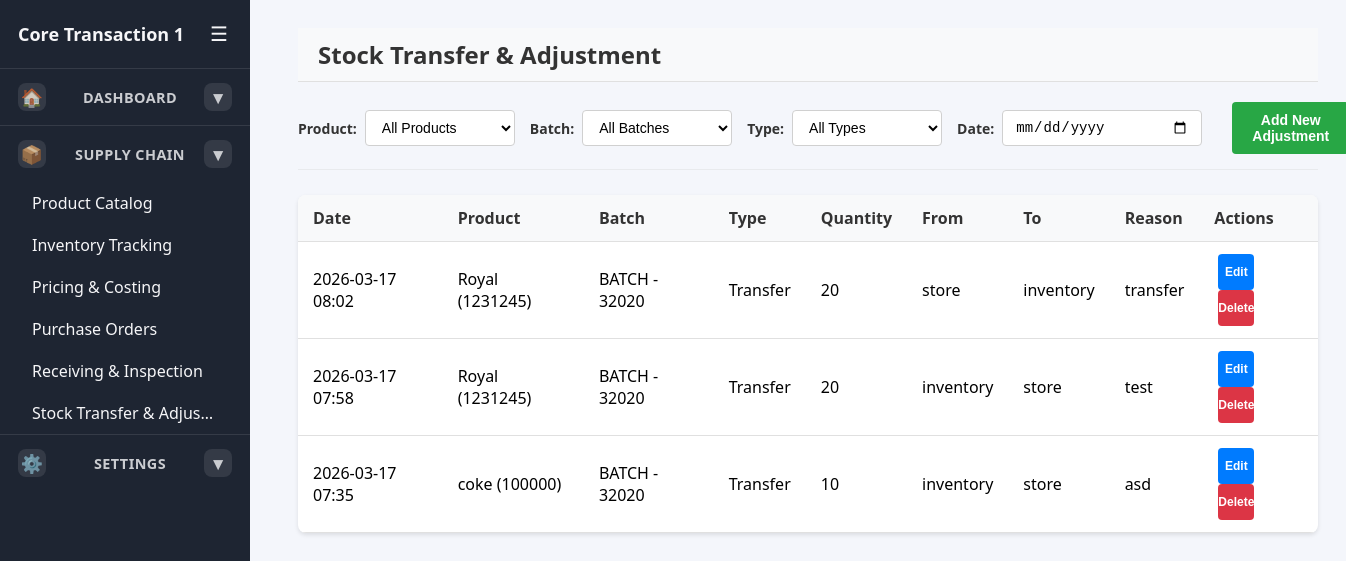
The app's page /core1/StockTransferAdjustment.php with its own data.
### tables this page shows
CREATE TABLE `stock_adjustments` (
  `id` int(11) NOT NULL,
  `product_id` int(11) NOT NULL,
  `batch_number` varchar(50) DEFAULT NULL,
  `adjustment_type` enum('transfer','adjustment') NOT NULL,
  `quantity` int(11) NOT NULL,
  `from_location` varchar(50) DEFAULT NULL,
  `to_location` varchar(50) DEFAULT NULL,
  `reason` text DEFAULT NULL,
  `adjustment_date` timestamp NOT NULL DEFAULT current_timestamp(),
  `created_by` varchar(100) DEFAULT NULL
);

CREATE TABLE `products` (
  `id` int(11) NOT NULL,
  `sku` varchar(50) NOT NULL,
  `barcode` varchar(100) DEFAULT NULL,
  `product_name` varchar(255) NOT NULL,
  `description` text DEFAULT NULL,
  `category_id` int(11) NOT NULL,
  `cost_price` decimal(10,2) NOT NULL,
  `store_price` decimal(10,2) NOT NULL,
  `reorder_level` int(11) DEFAULT 0,
  `stock_quantity` int(11) DEFAULT 0,
  `status` enum('active','inactive','low_stock') DEFAULT 'active',
  `created_at` timestamp NOT NULL DEFAULT current_timestamp(),
  `updated_at` timestamp NOT NULL DEFAULT current_timestamp() ON UPDATE current_timestamp()
);

### core1/StockTransferAdjustment.php (the view, shortened to what this page needs)
<!DOCTYPE html>
<html lang="en">
<head>
    <link rel="stylesheet" href="../includes/styles.css">
</head>
<body>
<?php
include '../includes/db.php';
$adjustments = [];
$result = $conn->query("SELECT sa.*, p.product_name, p.sku FROM stock_adjustments sa LEFT JOIN products p ON sa.product_id = p.id ORDER BY sa.adjustment_date DESC");
while ($row = $result->fetch_assoc()) {
    $adjustments[] = $row;
}
?>
<div class="sidebar" id="sidebar">
    <div class="brand">
        <h1>Core Transaction 1</h1>
        <button id="sidebarToggle" aria-label="Toggle navigation">☰</button>
    </div>
    <ul class="nav-list">
        <li class="nav-section">
            <div class="nav-section-title" data-expanded="false">
                <span class="nav-section-icon" aria-hidden="true">🏠</span>
                <span class="nav-section-label">Dashboard</span>
                <span class="nav-icon" aria-hidden="true">▾</span>
            </div>
        </li>
        <li class="nav-section">
            <div class="nav-section-title" data-expanded="false">
                <span class="nav-section-icon" aria-hidden="true">📦</span>
                <span class="nav-section-label">Supply Chain</span>
                <span class="nav-icon" aria-hidden="true">▾</span>
            </div>
            <ul class="nav-sublist">
                <li><a href="Product_Catalog.php"><span class="nav-text">Product Catalog</span></a></li>
                <li><a href="IntryTracking_StckCtrl.php"><span class="nav-text">Inventory Tracking</span></a></li>
                <li><a href="PricingandCosting.php"><span class="nav-text">Pricing & Costing</span></a></li>
                <li><a href="PurchaseOrder.php"><span class="nav-text">Purchase Orders</span></a></li>
                <li><a href="Receiving_Inspection.php"><span class="nav-text">Receiving & Inspection</span></a></li>
                <li><a href="StockTransferAdjustment.php"><span class="nav-text">Stock Transfer & Adjustment</span></a></li>
            </ul>
        </li>
        <li class="nav-section">
            <div class="nav-section-title" data-expanded="false">
                <span class="nav-section-icon" aria-hidden="true">⚙️</span>
                <span class="nav-section-label">Settings</span>
                <span class="nav-icon" aria-hidden="true">▾</span>
            </div>
        </li>
    </ul>
</div>
<div class="main" id="mainContent">
    <div class="nav-bar">
        <h2>Stock Transfer & Adjustment</h2>
        <div class="spacer"></div>
    </div>
    <div class="filter-bar">
        <div class="filter-bar-item">
            <label for="filter-product">Product:</label>
            <select id="filter-product">
                <option value="">All Products</option>
            </select>
        </div>
        <div class="filter-bar-item">
            <label for="filter-batch">Batch:</label>
            <select id="filter-batch">
                <option value="">All Batches</option>
            </select>
        </div>
        <div class="filter-bar-item">
            <label for="filter-type">Type:</label>
            <select id="filter-type">
                <option value="">All Types</option>
            </select>
        </div>
        <div class="filter-bar-item">
            <label for="filter-date">Date:</label>
            <input type="date" id="filter-date">
        </div>
        <button class="add-btn" onclick="openModal()">Add New Adjustment</button>
    </div>
    <div class="table-container">
        <table id="adjustments-table">
            <thead>
                <tr>
                    <th>Date</th>
                    <th>Product</th>
                    <th>Batch</th>
                    <th>Type</th>
                    <th>Quantity</th>
                    <th>From</th>
                    <th>To</th>
                    <th>Reason</th>
                    <th>Actions</th>
                </tr>
            </thead>
            <tbody>
                <?php foreach ($adjustments as $adj): ?>
                <tr>
                    <td><?php echo date('Y-m-d H:i', strtotime($adj['adjustment_date'])); ?></td>
                    <td><?php echo htmlspecialchars($adj['product_name'] . ' (' . $adj['sku'] . ')'); ?></td>
                    <td><?php echo htmlspecialchars($adj['batch_number'] ?? ''); ?></td>
                    <td><?php echo ucfirst($adj['adjustment_type']); ?></td>
                    <td><?php echo $adj['quantity']; ?></td>
                    <td><?php echo htmlspecialchars($adj['from_location']); ?></td>
                    <td><?php echo htmlspecialchars($adj['to_location']); ?></td>
                    <td><?php echo htmlspecialchars($adj['reason']); ?></td>
                    <td>
                        <button class="action-btn edit-btn">Edit</button>
                        <button class="action-btn delete-btn">Delete</button>
                    </td>
                </tr>
                <?php endforeach; ?>
            </tbody>
        </table>
    </div>
</div>
</body>
</html>

### includes/styles.css (style rules this page uses)
:root { --sidebar-width: 250px; --sidebar-collapsed: 70px; --sidebar-bg: #1e2532; --sidebar-text: #f6f6f8; --content-bg: #f4f6fb; --card-bg: #ffffff; --card-shadow: rgba(0, 0, 0, 0.1); }
* { box-sizing: border-box; }
body { margin: 0; font-family: system-ui, -apple-system, BlinkMacSystemFont, 'Segoe UI', sans-serif; display: flex; min-height: 100vh; background: var(--content-bg); }
.sidebar { width: var(--sidebar-width); flex-shrink: 0; background: var(--sidebar-bg); color: var(--sidebar-text); transition: width 0.25s ease; display: flex; flex-direction: column; overflow: hidden; }
.sidebar .brand { padding: 20px 18px; display: flex; align-items: center; justify-content: space-between; gap: 10px; }
.sidebar .brand h1 { font-size: 18px; margin: 0; white-space: nowrap; overflow: hidden; text-overflow: ellipsis; }
.sidebar .brand button { background: transparent; border: none; color: inherit; font-size: 20px; cursor: pointer; padding: 4px; line-height: 1; }
.nav-list { list-style: none; padding: 0; margin: 0; flex: 1; overflow-y: auto; }
.nav-list li { width: 100%; }
.nav-list a { display: flex; align-items: center; gap: 14px; padding: 14px 18px; color: inherit; text-decoration: none; font-weight: 500; transition: background 0.2s ease; }
.nav-section { border-top: 1px solid rgba(255, 255, 255, 0.1); }
.nav-section-title { padding: 14px 18px; font-weight: 600; font-size: 0.9rem; text-transform: uppercase; letter-spacing: 0.03em; opacity: 0.8; cursor: pointer; display: flex; align-items: center; justify-content: space-between; gap: 8px; }
.nav-section-icon, .nav-section-label, .nav-section-title .nav-icon { display: inline-flex; align-items: center; justify-content: center; }
.nav-section-icon { width: 28px; height: 28px; border-radius: 8px; background: rgba(255, 255, 255, 0.12); font-size: 18px; }
.nav-section-label { flex: 1; margin-left: 10px; text-align: left; }
.nav-sublist { list-style: none; padding: 0; margin: 0; max-height: 0; overflow: hidden; transition: max-height 0.2s ease; }
.nav-section.open .nav-sublist { max-height: 400px; }
.nav-sublist li a { padding: 10px 32px; font-weight: 400; }
.nav-icon { width: 28px; height: 28px; display: inline-flex; align-items: center; justify-content: center; border-radius: 8px; background: rgba(255, 255, 255, 0.12); font-size: 18px; }
.nav-text { white-space: nowrap; overflow: hidden; text-overflow: ellipsis; }
.main { flex: 1; padding: 28px; transition: margin 0.25s ease; margin-left: 20px; min-height: 100vh; width: calc(100vw - var(--sidebar-width) - 40px); }
.action-btn { width: 36px; height: 36px; border: 1.5px solid #e0e0e0; border-radius: 8px; background: #f8f9fa; color: #6c757d; cursor: pointer; transition: all 0.3s ease; display: inline-flex; align-items: center; justify-content: center; margin: 0 4px; padding: 0; }
.table-container { overflow-x: auto; border-radius: 8px; box-shadow: 0 4px 12px rgba(0, 0, 0, 0.1); }
.edit-btn, .delete-btn { padding: 6px 12px; border: none; border-radius: 4px; font-size: 12px; font-weight: 600; cursor: pointer; transition: all 0.3s ease; }
.edit-btn { background: #007bff; color: white; }
.delete-btn { background: #dc3545; color: white; }
.table-container { background: white; border-radius: 8px; box-shadow: 0 2px 10px rgba(0,0,0,0.1); overflow-x: auto; -webkit-overflow-scrolling: touch; max-width: 100%; position: relative; }
.table-container::before { content: "← Scroll horizontally for more columns"; position: absolute; top: -25px; right: 0; font-size: 12px; color: #666; background: rgba(255, 255, 255, 0.9); padding: 2px 8px; border-radius: 4px; display: none; }

### records on screen
stock_adjustments: adjustment_date "2026-03-17 08:02", product.sku "Royal (1231245)", batch_number "BATCH - 32020", adjustment_type "Transfer", quantity "20", from_location "store", to_location "inventory", reason "transfer"
stock_adjustments: adjustment_date "2026-03-17 07:58", product.sku "Royal (1231245)", batch_number "BATCH - 32020", adjustment_type "Transfer", quantity "20", from_location "inventory", to_location "store", reason "test"
stock_adjustments: adjustment_date "2026-03-17 07:35", product.sku "coke (100000)", batch_number "BATCH - 32020", adjustment_type "Transfer", quantity "10", from_location "inventory", to_location "store", reason "asd"
